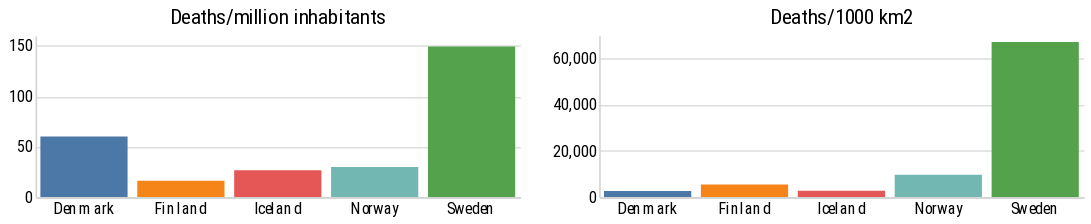

Here is the notebook cell this chart was saved with:
### Code cell
data_date = '2020-04-18'
countries = ['Denmark', 'Finland', 'Iceland', 'Norway', 'Sweden']
demo = getCountriesNordicDemographics()
nordic = d.df_countries.loc[countries]
nordic = nordic.xs(data_date, level=1)
dem = demo.loc[countries]

r = pd.concat([dem, nordic], axis=1)

# print(combined)
r = r.drop(columns=['Active', 'Recovered'])

r['Deaths/M'] = r['Deaths']/r['Population']*1000000
r['Deaths/1000 km2'] = r['Deaths']/r['Density']*1000

r = r.reset_index()
print(r)

# print(r.T)



# print(r.T.melt())

base = alt.Chart(r).mark_bar().encode( 
          x = 'Country:N',
          color = 'Country:N',
          y = 'Deaths/M:Q'
  )

# base.display()

base = alt.Chart(r).mark_bar().encode( 
          x = 'Country:N',
          color = alt.Color('Country:N', legend=None),
          y = 'Deaths/1000 km2'
  )

# base.display()


WIDTH = 300
HEIGHT = 100

multi_chart = alt.vconcat(data=r)

row = alt.hconcat()
# row |= base.encode(y = 'Deaths/M:Q')#.properties(title='Recovered vs. Deaths', width=WIDTH/2, height=HEIGHT/2)
# row |= base.encode(y = 'Deaths/1000 km2')#.properties(title='Recovered vs. Deaths', width=WIDTH/2, height=HEIGHT/2)

row |= base.encode(y=alt.Y('Deaths/M:Q', axis=alt.Axis(title=''))).properties(title='Deaths/million inhabitants', width=WIDTH, height=HEIGHT)
row |= base.encode(y=alt.Y('Deaths/1000 km2', axis=alt.Axis(title=''))).properties(title='Deaths/1000 km2', width=WIDTH, height=HEIGHT)
multi_chart &= row

multi_chart = multi_chart.configure_view(
      strokeWidth=0
  ).configure_axis(
    grid=False,
    ticks=False,
    labelAngle=0,
    title=None,
    domainColor='lightgray',
    labelFont = 'Roboto Condensed',
    titleFont = 'Roboto Condensed',
    titleFontWeight = 'normal',
  ).configure_axisY(
    grid=True,
  ).configure_title(
    font = 'Roboto Condensed',
    fontWeight = 'normal'
  ).configure_legend(
              labelFont = 'Roboto Condensed',
              title = None 
  )

multi_chart

### Figure 1 — Vega-Lite specification as saved in the notebook (floating-point values rounded to 4 significant figures)
{"config": {"view": {"continuousWidth": 400, "continuousHeight": 300, "strokeWidth": 0}, "axis": {"domainColor": "lightgray", "grid": false, "labelAngle": 0, "labelFont": "Roboto Condensed", "ticks": false, "title": null, "titleFont": "Roboto Condensed", "titleFontWeight": "normal"}, "axisY": {"grid": true}, "legend": {"labelFont": "Roboto Condensed", "title": null}, "title": {"font": "Roboto Condensed", "fontWeight": "normal"}}, "vconcat": [{"hconcat": [{"mark": "bar", "encoding": {"color": {"type": "nominal", "field": "Country", "legend": null}, "x": {"type": "nominal", "field": "Country"}, "y": {"type": "quantitative", "axis": {"title": ""}, "field": "Deaths/M"}}, "height": 100, "title": "Deaths/million inhabitants", "width": 300}, {"mark": "bar", "encoding": {"color": {"type": "nominal", "field": "Country", "legend": null}, "x": {"type": "nominal", "field": "Country"}, "y": {"type": "quantitative", "axis": {"title": ""}, "field": "Deaths/1000 km2"}}, "height": 100, "title": "Deaths/1000 km2", "width": 300}]}], "data": {"name": "data-41499cfce918ec802c982132b9689757"}, "$schema": "https://vega.github.io/schema/vega-lite/v4.8.1.json", "datasets": {"data-41499cfce918ec802c982132b9689757": [{"Country": "Denmark", "Population": 5771672, "Density": 133.9, "Confirmed": 7437, "Deaths": 346, "Deaths/M": 59.95, "Deaths/1000 km2": 2584.0}, {"Country": "Finland", "Population": 5622534, "Density": 16.6, "Confirmed": 3681, "Deaths": 90, "Deaths/M": 16.01, "Deaths/1000 km2": 5422.0}, {"Country": "Iceland", "Population": 340028, "Density": 3.3, "Confirmed": 1760, "Deaths": 9, "Deaths/M": 26.47, "Deaths/1000 km2": 2727.0}, {"Country": "Norway", "Population": 5501167, "Density": 17.0, "Confirmed": 7036, "Deaths": 164, "Deaths/M": 29.81, "Deaths/1000 km2": 9647.0}, {"Country": "Sweden", "Population": 10129869, "Density": 22.5, "Confirmed": 13822, "Deaths": 1511, "Deaths/M": 149.2, "Deaths/1000 km2": 67160.0}]}}
